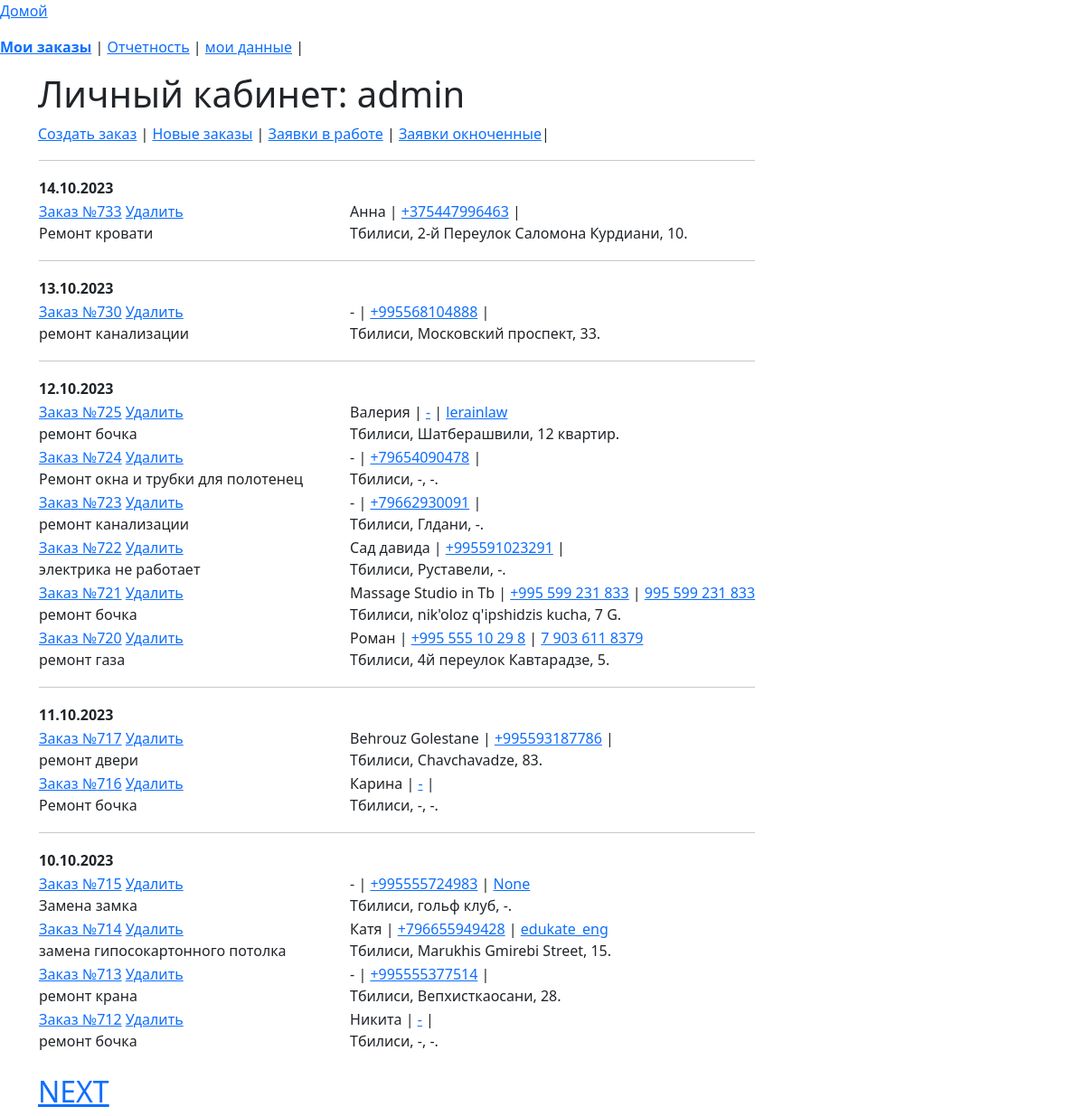
Screenshot of /list_order (signed in) with the database file from the repository.
### app_site/models.py (models this page shows)
class OrderList(models.Model):
    time_in = models.DateTimeField(auto_now_add=True, verbose_name='Дата заказа')
    time_out = models.DateTimeField(null=True, blank=True, verbose_name='Дата выполнения')
    repairer_id = models.ForeignKey(User, on_delete=models.SET_NULL, null=True, blank=True,
                                    verbose_name='Мастер', default='', )
    price = models.DecimalField(decimal_places=2, max_digits=7, null=True, blank=True, verbose_name='Стоимость работ')
    text_order = models.CharField(max_length=1500, verbose_name='Описание проблемы', blank=True, null=True)
    customer_name = models.CharField(max_length=50, verbose_name='Ваше имя')
    customer_phone = models.CharField(max_length=16, verbose_name='Номер телефона')
    customer_telegram = models.CharField(max_length=26, verbose_name='Телеграм', blank=True, null=True)
    customer_code = models.CharField(max_length=16, verbose_name='Код организации', blank=True, null=True)
    address_city = models.CharField(max_length=2, choices=CITY_CHOICES, default='TB', null=True, blank=True,
                                    verbose_name='Город')
    order_status = models.CharField(max_length=3, choices=ORDER_STATUS, default='BEG', null=True, blank=True,
                                    verbose_name='Статус заказа')
    address_street_app = models.CharField(max_length=150, verbose_name='Улица', null=True, blank=True)
    address_num = models.CharField(max_length=10, verbose_name='Номер дома', null=True, blank=True)
    services = models.ManyToManyField('Service', through='Invoice')
    class Meta:
        verbose_name = 'Список заказов'
        verbose_name_plural = 'Список заказов'

### app_site/views.py (the view)
# urls.py: path('list_order', OrderManagementSystem.as_view(), name='list_order'),
class OrderManagementSystem(LoginRequiredMixin, ListView):
    model = OrderList
    context_object_name = 'order'
    template_name = 'order_list.html'
    def get_queryset(self):
        if not self.request.GET.get('work_status'):
            self.queryset = OrderList.objects\
                .filter(repairer_id=self.request.user)\
                .order_by("-pk")
        else:
            self.queryset = OrderList.objects \
                .filter(repairer_id=self.request.user, order_status=self.request.GET.get('work_status')) \
                .order_by("-pk")
        return self.queryset[0:14]
    def get_context_data(self, **kwargs):
        context = super().get_context_data(**kwargs)
        context['form'] = OrderForm
        return context

### app_site/templatetags/custom_filters.py (called while the page is built)
@register.filter()
def choice_tag(value, A):
    try:
        if A == 'city':
            a = dict(CITY_CHOICES)
        elif A == 'status_order':
            a = dict(ORDER_STATUS)
        elif A == 'month':
            a = dict(MONTH)
        elif A == 'work_type':
            a = dict(WORK_CHOICES)
        return f'{a[value]}'
    except KeyError:
        return f''

### templates/order_list.html (shortened to what this page needs)
{% extends 'flatpages/default_user.html' %}
{% load custom_filters %}
{% load custom_tags %}
{% block body %}
<a href="#----"  onclick="show_create_order_form(document.getElementById('form'))"
                      id="link_create_order_form">Создать заказ</a> |
{% if request.GET.work_status == 'SND' %}
<a href="{% url 'list_order' %}?work_status=SND"><b>Новые заказы</b></a> |
{% else %}
<a href="{% url 'list_order' %}?work_status=SND">Новые заказы</a> |
{% endif %}
{% if request.GET.work_status == 'RCV' %}
<a href="{% url 'list_order'%}?work_status=RCV"><b>Заявки в работе</b></a> |
{% else %}
<a href="{% url 'list_order'%}?work_status=RCV">Заявки в работе</a> |
{% endif %}
{% if request.GET.work_status == 'END' %}
<a href="{% url 'list_order'%}?work_status=END"><b>Заявки окноченные</b></a>|
{% else %}
<a href="{% url 'list_order'%}?work_status=END">Заявки окноченные</a>|
{% endif %}
<table id="head" >
    {% regroup order by time_in|date:"d.m.Y" as day %}
        {% for y in day %}
        <tr><td  colspan="6"><hr></td></tr>
        <tr>
            <td  colspan="6">
                <b>{{ y.grouper }}</b>
            </td>
        <tr>
            {% for i in y.list %}
            <tr>
                <td>
                    <a href="{% url 'invoice' i.pk %}" id="order_{{ i.pk }}">Заказ №{{ i.pk}}</a>
                    <a href="{% url 'delete-order' i.pk %}" id="delete_{{ i.pk }}">Удалить</a><br>
                    <span id="text_order_{{ i.pk }}">{{ i.text_order|truncatechars:70 }}</span>
                </td>
                <td width = 50></td>
                <td><span id="customer_name_{{ i.pk }}">{{ i.customer_name }}</span> |
                    <a href="tel:+{{ i.customer_phone }}" title="Телефон" id="customer_phone_{{ i.pk }}">{{ i.customer_phone }}</a> |
                    <a href="https://t.me/{{ i.customer_telegram|cut:'@' }}" title="Телеграм" id="customer_telegram_{{ i.pk }}">
                        {{ i.customer_telegram }}</a>
                    <br>
                    <span id="city_{{ i.pk }}">{{ i.address_city|choice_tag:'city'}}</span>,
                    <span id="street_app_{{ i.pk }}">{{ i.address_street_app }}</span>,
                    <span id="num_{{ i.pk }}">{{ i.address_num }}</span>.
                </td>
                </tr>
            {% endfor %}
        {% endfor %}
    </tr>
</table>
<br>
<h2>
    {% if order.13.pk %}
        <a href="../listorderjson?last_pk={{ order.13.pk }}&work_status=ALL" class="p" id="paginator_next">NEXT</a>
    {% endif %}
</h2>
{% endblock body %}

### templates/flatpages/default_user.html (shortened to what this page needs)
{% load static %}
<!doctype html>
<html lang="en">
  <head>
    <link href="https://cdn.jsdelivr.net/npm/bootstrap@5.3.0/dist/css/bootstrap.min.css" rel="stylesheet">
  </head>
  <body>
<p><a href="{% url 'home' %}" >Домой</a></p>
{% url 'list_order' as the_url1 %}
{% url 'stat' as the_url2 %}
{% url 'user' request.user.id as the_url3 %}
<p>
{% if the_url1 in request.get_full_path  %}
<a href="{{ the_url1 }}"><b>Мои заказы</b></a> |
{% else %}
<a href="{{ the_url1 }}">Мои заказы</a> |
{% endif %}
{% if the_url2 in request.get_full_path  %}
<a href="{{ the_url2 }}"><b>Отчетность</b></a> |
{% else %}
<a href="{{ the_url2 }}">Отчетность</a> |
{% endif %}
{% if the_url3 in request.get_full_path  %}
<a href="{{ the_url3 }}"><b>мои данные</b></a> |
{% else %}
<a href="{{ the_url3 }}">мои данные</a> |
{% endif %}
</p>
<div class="container">
<h1 class="test">Личный кабинет: {{ user.username }}</h1>
{% block body %}
{% endblock body%}
</div>
  </body>
</html>

### rows the page displays
OrderList: pk "733", text_order "Ремонт кровати", customer_name "Анна", customer_phone "+375447996463", address_city|choice_tag "Тбилиси", address_street_app "2-й Переулок Саломона Курдиани", address_num "10"
OrderList: pk "730", text_order "ремонт канализации", customer_name "-", customer_phone "+995568104888", address_city|choice_tag "Тбилиси", address_street_app "Московский проспект", address_num "33"
OrderList: pk "725", text_order "ремонт бочка", customer_name "Валерия", customer_phone "-", customer_telegram "lerainlaw", address_city|choice_tag "Тбилиси", address_street_app "Шатберашвили", address_num "12 квартир"
OrderList: pk "724", text_order "Ремонт окна и трубки для полотенец", customer_name "-", customer_phone "+79654090478", address_city|choice_tag "Тбилиси", address_street_app "-", address_num "-"
OrderList: pk "723", text_order "ремонт канализации", customer_name "-", customer_phone "+79662930091", address_city|choice_tag "Тбилиси", address_street_app "Глдани", address_num "-"
OrderList: pk "722", text_order "электрика не работает", customer_name "Сад давида", customer_phone "+995591023291", address_city|choice_tag "Тбилиси", address_street_app "Руставели", address_num "-"
OrderList: pk "721", text_order "ремонт бочка", customer_name "Massage Studio in Tb", customer_phone "+995 599 231 833", customer_telegram "995 599 231 833", address_city|choice_tag "Тбилиси", address_street_app "nik'oloz q'ipshidzis kucha", address_num "7 G"
OrderList: pk "720", text_order "ремонт газа", customer_name "Роман", customer_phone "+995 555 10 29 8", customer_telegram "7 903 611 8379", address_city|choice_tag "Тбилиси", address_street_app "4й переулок Кавтарадзе", address_num "5"
OrderList: pk "717", text_order "ремонт двери", customer_name "Behrouz Golestane", customer_phone "+995593187786", address_city|choice_tag "Тбилиси", address_street_app "Chavchavadze", address_num "83"
OrderList: pk "716", text_order "Ремонт бочка", customer_name "Карина", customer_phone "-", address_city|choice_tag "Тбилиси", address_street_app "-", address_num "-"
OrderList: pk "715", text_order "Замена замка", customer_name "-", customer_phone "+995555724983", customer_telegram "None", address_city|choice_tag "Тбилиси", address_street_app "гольф клуб", address_num "-"
OrderList: pk "714", text_order "замена гипосокартонного потолка", customer_name "Катя", customer_phone "+796655949428", customer_telegram "edukate_eng", address_city|choice_tag "Тбилиси", address_street_app "Marukhis Gmirebi Street", address_num "15"
OrderList: pk "713", text_order "ремонт крана", customer_name "-", customer_phone "+995555377514", address_city|choice_tag "Тбилиси", address_street_app "Вепхисткаосани", address_num "28"
OrderList: pk "712", text_order "ремонт бочка", customer_name "Никита", customer_phone "-", address_city|choice_tag "Тбилиси", address_street_app "-", address_num "-"

### other values shown
{{ user.username }} "admin"
{{ y.grouper }} "14.10.2023" "13.10.2023" "12.10.2023" "11.10.2023" "10.10.2023"
